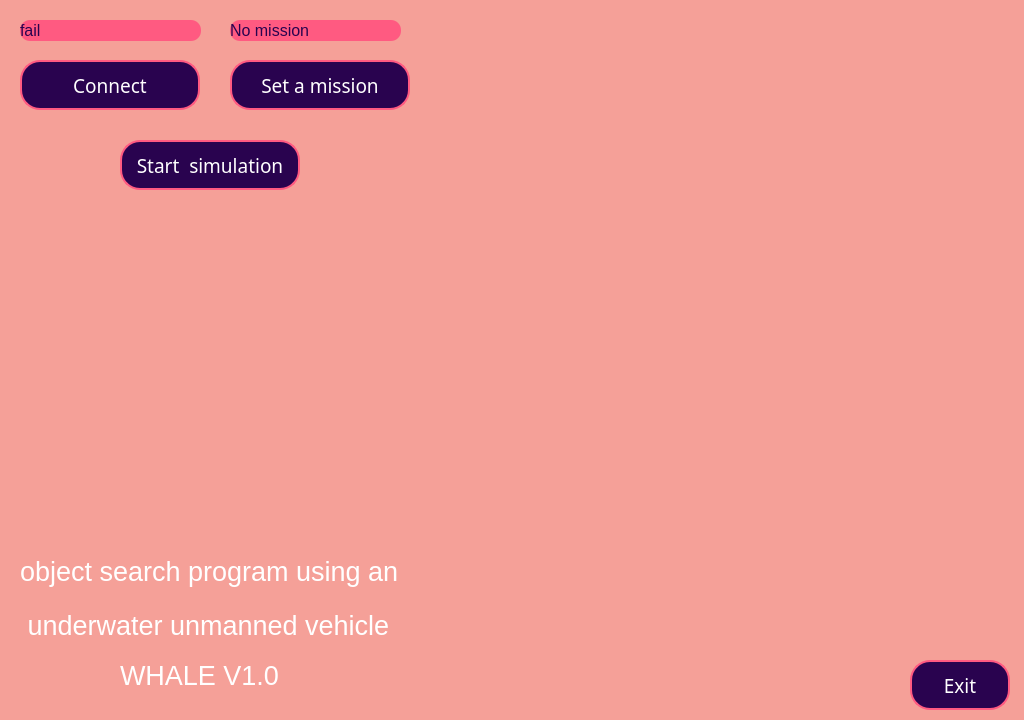
<?xml version="1.0" encoding="UTF-8"?>
<ui version="4.0">
 <class>MainWindow</class>
 <widget class="QMainWindow" name="MainWindow">
  <property name="enabled">
   <bool>true</bool>
  </property>
  <property name="geometry">
   <rect>
    <x>0</x>
    <y>0</y>
    <width>1024</width>
    <height>720</height>
   </rect>
  </property>
  <property name="sizePolicy">
   <sizepolicy hsizetype="Fixed" vsizetype="Fixed">
    <horstretch>0</horstretch>
    <verstretch>0</verstretch>
   </sizepolicy>
  </property>
  <property name="minimumSize">
   <size>
    <width>1024</width>
    <height>720</height>
   </size>
  </property>
  <property name="maximumSize">
   <size>
    <width>1024</width>
    <height>720</height>
   </size>
  </property>
  <property name="windowTitle">
   <string>MainWindow</string>
  </property>
  <property name="styleSheet">
   <string notr="true">background-color: rgb(245, 160, 152)</string>
  </property>
  <property name="toolButtonStyle">
   <enum>Qt::ToolButtonIconOnly</enum>
  </property>
  <property name="animated">
   <bool>true</bool>
  </property>
  <widget class="QWidget" name="centralwidget">
   <property name="sizePolicy">
    <sizepolicy hsizetype="Maximum" vsizetype="Maximum">
     <horstretch>0</horstretch>
     <verstretch>0</verstretch>
    </sizepolicy>
   </property>
   <property name="maximumSize">
    <size>
     <width>1024</width>
     <height>720</height>
    </size>
   </property>
   <property name="styleSheet">
    <string notr="true">.QWidget{background-image: url(&quot;C:/MyFolder/MyWorks/university/IUS_Uhimec_Karmanova/Kyrsach/programm/prog/Manager/res/main_backend.jpg&quot;)}</string>
   </property>
   <widget class="QPushButton" name="bt_exit">
    <property name="geometry">
     <rect>
      <x>910</x>
      <y>660</y>
      <width>100</width>
      <height>50</height>
     </rect>
    </property>
    <property name="font">
     <font>
      <family>Franklin Gothic Medium Cond</family>
      <pointsize>14</pointsize>
     </font>
    </property>
    <property name="styleSheet">
     <string notr="true">QPushButton {
	background-color:rgb(41, 3, 79);
	border: 2px solid rgb(255, 90, 129);
	border-radius: 20px;
	color: white;
}
QPushButton:pressed{
	background-color:rgb(22, 1, 43);
}</string>
    </property>
    <property name="text">
     <string>Exit</string>
    </property>
    <property name="checkable">
     <bool>false</bool>
    </property>
    <property name="autoRepeat">
     <bool>false</bool>
    </property>
    <property name="autoExclusive">
     <bool>false</bool>
    </property>
   </widget>
   <widget class="QPushButton" name="bt_start">
    <property name="enabled">
     <bool>true</bool>
    </property>
    <property name="geometry">
     <rect>
      <x>120</x>
      <y>140</y>
      <width>180</width>
      <height>50</height>
     </rect>
    </property>
    <property name="sizePolicy">
     <sizepolicy hsizetype="Minimum" vsizetype="Preferred">
      <horstretch>0</horstretch>
      <verstretch>0</verstretch>
     </sizepolicy>
    </property>
    <property name="font">
     <font>
      <family>Franklin Gothic Medium Cond</family>
      <pointsize>14</pointsize>
      <italic>false</italic>
     </font>
    </property>
    <property name="styleSheet">
     <string notr="true">QPushButton {
	background-color:rgb(41, 3, 79);
	border: 2px solid rgb(255, 90, 129);
	border-radius: 20px;
	color: white;
}
QPushButton:pressed{
	background-color:rgb(22, 1, 43);
}</string>
    </property>
    <property name="text">
     <string>Start  simulation</string>
    </property>
   </widget>
   <widget class="QPushButton" name="bt_connect">
    <property name="enabled">
     <bool>true</bool>
    </property>
    <property name="geometry">
     <rect>
      <x>20</x>
      <y>60</y>
      <width>180</width>
      <height>50</height>
     </rect>
    </property>
    <property name="sizePolicy">
     <sizepolicy hsizetype="Minimum" vsizetype="Preferred">
      <horstretch>0</horstretch>
      <verstretch>0</verstretch>
     </sizepolicy>
    </property>
    <property name="font">
     <font>
      <family>Franklin Gothic Medium Cond</family>
      <pointsize>14</pointsize>
      <italic>false</italic>
     </font>
    </property>
    <property name="styleSheet">
     <string notr="true">QPushButton {
	background-color:rgb(41, 3, 79);
	border: 2px solid rgb(255, 90, 129);
	border-radius: 20px;
	color: white;
}
QPushButton:pressed{
	background-color:rgb(22, 1, 43);
}</string>
    </property>
    <property name="text">
     <string>Connect</string>
    </property>
   </widget>
   <widget class="QLabel" name="label_connect">
    <property name="geometry">
     <rect>
      <x>20</x>
      <y>20</y>
      <width>181</width>
      <height>21</height>
     </rect>
    </property>
    <property name="font">
     <font>
      <pointsize>12</pointsize>
     </font>
    </property>
    <property name="styleSheet">
     <string notr="true">color: rgb(41, 3, 79);
background-color: rgb(255, 90, 129);
border-radius: 10px;
	
</string>
    </property>
    <property name="text">
     <string>fail</string>
    </property>
   </widget>
   <widget class="QPushButton" name="bt_mission">
    <property name="enabled">
     <bool>true</bool>
    </property>
    <property name="geometry">
     <rect>
      <x>230</x>
      <y>60</y>
      <width>180</width>
      <height>50</height>
     </rect>
    </property>
    <property name="sizePolicy">
     <sizepolicy hsizetype="Minimum" vsizetype="Preferred">
      <horstretch>0</horstretch>
      <verstretch>0</verstretch>
     </sizepolicy>
    </property>
    <property name="font">
     <font>
      <family>Franklin Gothic Medium Cond</family>
      <pointsize>14</pointsize>
      <italic>false</italic>
     </font>
    </property>
    <property name="styleSheet">
     <string notr="true">QPushButton {
	background-color:rgb(41, 3, 79);
	border: 2px solid rgb(255, 90, 129);
	border-radius: 20px;
	color: white;
}
QPushButton:pressed{
	background-color:rgb(22, 1, 43);
}</string>
    </property>
    <property name="text">
     <string>Set a mission</string>
    </property>
   </widget>
   <widget class="QLabel" name="label_mission">
    <property name="geometry">
     <rect>
      <x>230</x>
      <y>20</y>
      <width>171</width>
      <height>21</height>
     </rect>
    </property>
    <property name="font">
     <font>
      <pointsize>12</pointsize>
     </font>
    </property>
    <property name="styleSheet">
     <string notr="true">color: rgb(41, 3, 79);
background-color: rgb(255, 90, 129);
border-radius: 10px;</string>
    </property>
    <property name="text">
     <string>No mission</string>
    </property>
   </widget>
   <widget class="QLabel" name="label">
    <property name="geometry">
     <rect>
      <x>20</x>
      <y>520</y>
      <width>391</width>
      <height>71</height>
     </rect>
    </property>
    <property name="font">
     <font>
      <pointsize>20</pointsize>
     </font>
    </property>
    <property name="styleSheet">
     <string notr="true">background-color: none;
color: white;</string>
    </property>
    <property name="text">
     <string>
object search program using an</string>
    </property>
   </widget>
   <widget class="QLabel" name="label_2">
    <property name="geometry">
     <rect>
      <x>20</x>
      <y>590</y>
      <width>381</width>
      <height>71</height>
     </rect>
    </property>
    <property name="font">
     <font>
      <pointsize>20</pointsize>
     </font>
    </property>
    <property name="styleSheet">
     <string notr="true">background-color: none;
color: white;</string>
    </property>
    <property name="text">
     <string> underwater unmanned vehicle</string>
    </property>
   </widget>
   <widget class="QLabel" name="label_3">
    <property name="geometry">
     <rect>
      <x>120</x>
      <y>640</y>
      <width>161</width>
      <height>71</height>
     </rect>
    </property>
    <property name="font">
     <font>
      <pointsize>20</pointsize>
     </font>
    </property>
    <property name="styleSheet">
     <string notr="true">background-color: none;
color: white;</string>
    </property>
    <property name="text">
     <string>WHALE V1.0</string>
    </property>
   </widget>
  </widget>
 </widget>
 <resources/>
 <connections>
  <connection>
   <sender>bt_exit</sender>
   <signal>clicked()</signal>
   <receiver>MainWindow</receiver>
   <slot>close()</slot>
   <hints>
    <hint type="sourcelabel">
     <x>971</x>
     <y>686</y>
    </hint>
    <hint type="destinationlabel">
     <x>1098</x>
     <y>575</y>
    </hint>
   </hints>
  </connection>
 </connections>
</ui>
